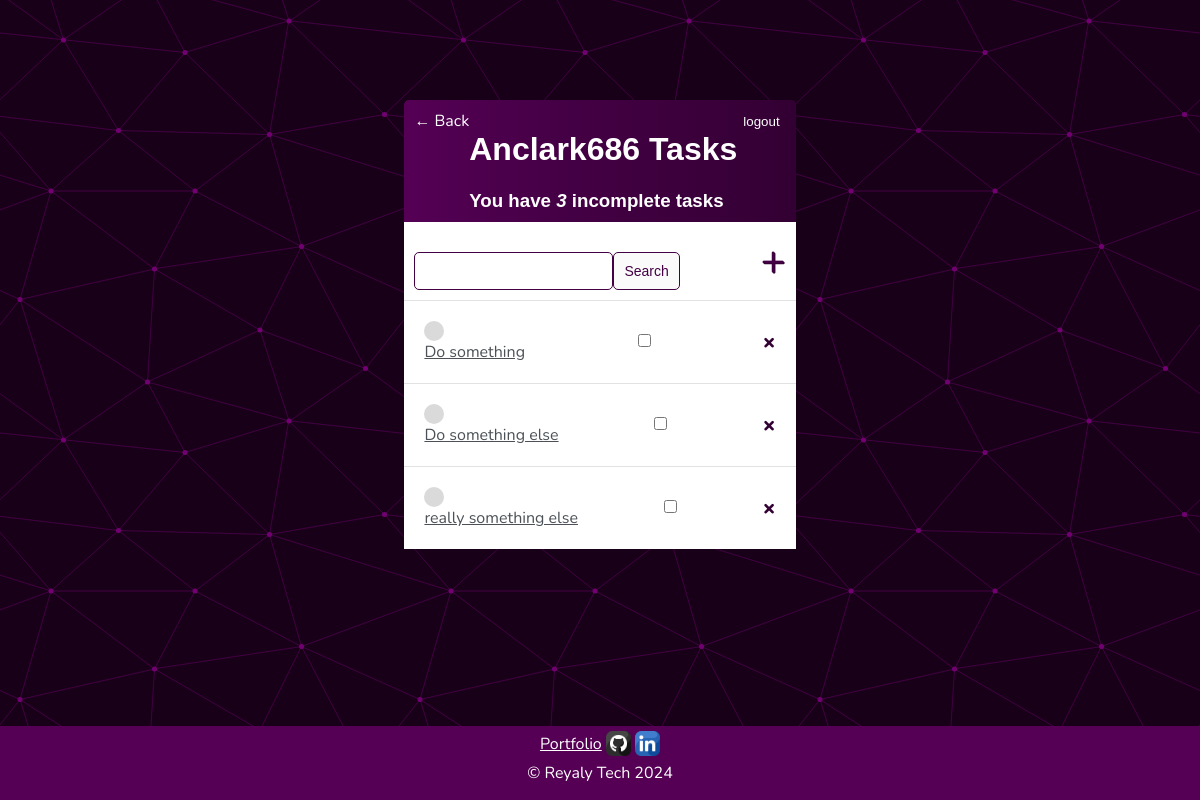
The page /todolists/6 (signed in) on the database its author committed.
### base/models.py (models this page shows)
class Task(models.Model):
    user = models.ForeignKey(User, on_delete=models.CASCADE, null=True, blank=True)
    title = models.CharField(max_length=200)
    description = models.TextField(null=True, blank=True)
    complete = models.BooleanField(default=False)
    created = models.DateTimeField(auto_now_add=True)
    list = models.ForeignKey(ToDoList, on_delete=models.CASCADE, null=False)
    def __str__(self):
        return self.title
    class Meta:
        ordering = ['complete']

### base/views.py (the view)
# urls.py: path('todolists/<int:list>', TaskList.as_view(), name="tasks"),
class TaskList(LoginRequiredMixin, ListView):
    model = Task
    context_object_name = "tasks"
    def get_context_data(self, **kwargs):
        context = super().get_context_data(**kwargs)
        context['tasks'] = context['tasks'].filter(user=self.request.user, list=self.kwargs['list'])
        context['count'] = context['tasks'].filter(complete=False).count
        search_input = self.request.GET.get('search-area') or ''
        if search_input:
            context['tasks'] = context['tasks'].filter(title__contains=search_input)
        context['search_input'] = search_input
        context['list'] = self.kwargs['list']
        return context

### base/templates/base/task_list.html (shortened to what this page needs)
{% extends 'base/main.html' %} {% block content%}
<div class="header-bar">
  <a href="{% url 'lists' %}">&#8592; Back</a>
  <div>
    <h1>{{request.user|title}} Tasks</h1>
    <h3 style="margin: 0">
      You have <i>{{count}}</i> incomplete task{{count|pluralize}}
    </h3>
  </div>
  {% if request.user.is_authenticated %}
  <form method="post" action="{% url 'logout' %}">
    <button type="submit" class="logout-btn">logout</button>
  </form>
  {% else %}
  <a href="{% url 'login' %}">Login</a>
  {% endif %}
</div>
<div id="search-add-wrapper">
    <form method="GET" style="margin-top: 20px; display: flex;">
        <input type="text" name="search-area" value="{{search_input}}" />
        <input class="button" type="submit" value="Search" />
    </form>
    <a id="add-link" href = "{% url 'task-create' view.kwargs.list %}">&#x2b;</a>
</div>
<div class="task-items-wrapper">
  {% for task in tasks %}
  <div class="task-wrapper">
    {% if task.complete %}
    <div class="task.title">
      <div class="task-complete-icon"></div>
      <i
        ><s><a href="{% url 'task-update' list=task.list.id pk=task.id %}">{{task}}</a></s></i
      >
    </div>
    <div class="check">
      <form method="POST">
        <input type="checkbox" name="complete-check" />
      </form>
    </div>
    <a class="delete-link" href="{% url 'task-delete' list=task.list.id pk=task.id %}">&#215;</a>
    {% else %}
    <div class="task.title">
      <div class="task-incomplete-icon"></div>
      <a href="{% url 'task-update' list=task.list.id pk=task.id %}">{{task}}</a>
    </div>
    <div class="check">
      <form method="POST">
        <input type="checkbox" name="complete-check" />
      </form>
    </div>
    <a class="delete-link" href="{% url 'task-delete' list=task.list.id pk=task.id %}">&#215;</a>
    {% endif%}
  </div>
  {% empty %}
  <h3>No items in List</h3>
  {% endfor %}
</div>
{% endblock content%}

### base/static/base/style.css (style rules this page uses)
body, html { margin: 0; padding: 0; }
* { box-sizing: border-box; }
body { height: 100vh; margin: 0; background-color: #fafafa; font-family: "Nunito", sans-serif; padding-top: 50px; background-color: #180018; }
h1, h2, h3, h4, h5, h6 { font-family: "Raleway", sans-serif; }
a, p { color: #4b5156; }
.header-bar { display: flex; justify-content: space-between; color: #fff; padding: 10px; border-radius: 5px 5px 0 0; background-color: #180018; background: linear-gradient(90deg, #550055 0%, #440044 43%, #330033 100%); }
.header-bar a { color: #fff; text-decoration: none; }
.task-wrapper, .list-wrapper { display: flex; align-items: center; justify-content: space-between; padding: 20px; background-color: #fff; border-top: 1px solid rgb(226, 226, 226); }
.task-incomplete-icon { height: 20px; width: 20px; background-color: rgb(218, 218, 218); border-radius: 50%; }
.delete-link { text-decoration: none; font-weight: 900; color: #330033; font-size: 22px; line-height: 0; }
#search-add-wrapper { display: flex; justify-content: space-between; align-items: center; padding: 10px; background-color: #fff; }
#add-link { color: #440044; text-decoration: none; font-size: 42px; text-shadow: 1px 1px #330033; }
input[type="text"], input[type="password"], textarea { border: 1px solid #440044; border-radius: 5px; padding: 10px; width: 90%; }
.button { border: 1px solid #440044; background-color: #fafafa; color: #440044; padding: 10px; font-size: 14px; border-radius: 5px; cursor: pointer; text-decoration: none; }
.logout-btn { color: #fff; outline: none; background-color: inherit; border: none; }

### rows shown on the page
Task: title "Do something"
Task: title "Do something else"
Task: title "really something else"

### other values the page prints
{{ request.user|title }} "Anclark686"
{{ count }} "3"
